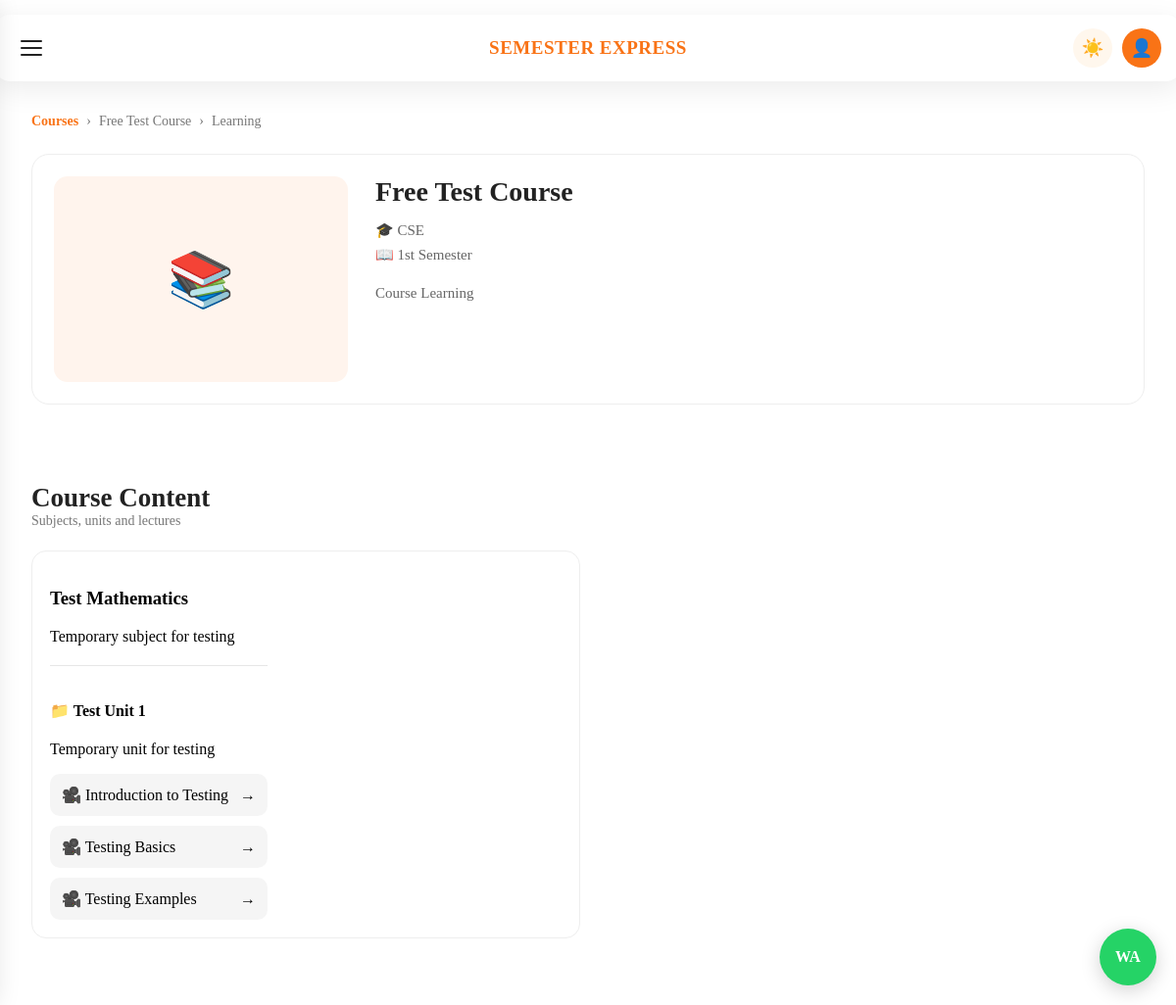
Page /courses/course/2/learn/ on the committed database.
### courses/models.py (models this page shows, shortened)
class Course(models.Model):
    collection = models.ForeignKey(
        Collection,
        on_delete=models.CASCADE,
        related_name="courses"
    )
    name = models.CharField(max_length=200)
    branch = models.CharField(
        max_length=150,
        blank=True
    )
    semester = models.CharField(
        max_length=50,
        blank=True
    )
    description = models.TextField(blank=True)
    image = models.ImageField(
        upload_to="courses/",
        blank=True,
        null=True
    )
    price = models.DecimalField(
        max_digits=10,
        decimal_places=2,
        default=0
    )
    original_price = models.DecimalField(
        max_digits=10,
        decimal_places=2,
        default=0
    )
    is_paid = models.BooleanField(default=True)
    is_active = models.BooleanField(default=True)
    created_at = models.DateTimeField(auto_now_add=True)
    class Meta:
        ordering = ["name"]

class Subject(models.Model):
    course = models.ForeignKey(
        Course,
        on_delete=models.CASCADE,
        related_name="subjects"
    )
    name = models.CharField(max_length=200)
    description = models.TextField(blank=True)
    order = models.PositiveIntegerField(default=0)
    is_active = models.BooleanField(default=True)
    class Meta:
        ordering = ["order", "name"]

class Unit(models.Model):
    subject = models.ForeignKey(
        Subject,
        on_delete=models.CASCADE,
        related_name="units"
    )
    name = models.CharField(max_length=200)
    description = models.TextField(blank=True)
    order = models.PositiveIntegerField(default=0)
    is_active = models.BooleanField(default=True)
    class Meta:
        ordering = ["order", "name"]

class Lecture(models.Model):
    unit = models.ForeignKey(
        Unit,
        on_delete=models.CASCADE,
        related_name="lectures"
    )
    title = models.CharField(max_length=200)
    description = models.TextField(blank=True)
    video_url = models.URLField(
        blank=True
    )
    order = models.PositiveIntegerField(default=0)
    is_published = models.BooleanField(default=False)
    created_at = models.DateTimeField(auto_now_add=True)
    class Meta:
        ordering = ["order", "title"]

### courses/views.py (the view)
def course_learning(request, course_id):
    course = get_object_or_404(
        Course,
        id=course_id,
        is_active=True
    )
    access_response = require_course_access(
        request,
        course
    )
    if access_response:
        return access_response
    subjects = Subject.objects.filter(
        course=course,
        is_active=True
    ).prefetch_related(
        Prefetch(
            "units",
            queryset=Unit.objects.filter(
                is_active=True
            ).prefetch_related(
                Prefetch(
                    "lectures",
                    queryset=Lecture.objects.filter(
                        is_published=True
                    )
                )
            )
        )
    )
    context = {
        "course": course,
        "subjects": subjects,
    }
    return render(
        request,
        "courses/course_learning.html",
        context
    )

### courses/views.py (called while the page is built, shortened)
def require_course_access(request, course):
    if not course.is_paid:
        return None

### templates/courses/course_learning.html (shortened to what this page needs)
{% load static %}
<!DOCTYPE html>
<html lang="en">
<head>
    <link rel="stylesheet" href="{% static 'css/style.css' %}">
    <link rel="stylesheet" href="{% static 'css/dashboard.css' %}">
    <link rel="stylesheet" href="{% static 'css/responsive.css' %}">
</head>
<body>
<header class="top-header">
    <button
        type="button"
        class="menu-btn"
        id="menuBtn"
    >
        <span></span>
        <span></span>
        <span></span>
    </button>
    <div class="logo">
        SEMESTER EXPRESS
    </div>
    <div class="header-right">
        <button
            type="button"
            class="theme-btn"
            id="themeBtn"
        >
        </button>
        <a
            href="{% url 'dashboard:profile' %}"
            class="profile-btn"
        >
            👤
        </a>
    </div>
</header>
    <main class="dashboard-main">
        <div class="breadcrumb">
            <a href="{% url 'courses:collections' %}">
                Courses
            </a>
            <span>›</span>
            <span>
                {{ course.name }}
            </span>
            <span>›</span>
            <span>
                Learning
            </span>
        </div>
        <section class="course-detail-header">
            <div class="course-detail-image">
                {% if course.image %}
                    <img
                        src="{{ course.image.url }}"
                        alt="{{ course.name }}"
                    >
                {% else %}
                    <div class="course-image-placeholder">
                        📚
                    </div>
                {% endif %}
            </div>
            <div class="course-detail-info">
                <h1>
                    {{ course.name }}
                </h1>
                {% if course.branch %}
                    <p>
                        🎓 {{ course.branch }}
                    </p>
                {% endif %}
                {% if course.semester %}
                    <p>
                        📖 {{ course.semester }}
                    </p>
                {% endif %}
                <p class="course-detail-description">
                    Course Learning
                </p>
            </div>
        </section>
        <section class="subjects-section">
            <div class="section-heading">
                <div>
                    <h2>
                        Course Content
                    </h2>
                    <p>
                        Subjects, units and lectures
                    </p>
                </div>
            </div>
            {% if subjects %}
                <div class="subject-grid">
                    {% for subject in subjects %}
                        <div class="subject-card">
                            <div>
                                <h3>
                                    {{ subject.name }}
                                </h3>
                                {% if subject.description %}
                                    <p>
                                        {{ subject.description }}
                                    </p>
                                {% endif %}
                                {% for unit in subject.units.all %}
                                    <div
                                        style="
                                            margin-top: 20px;
                                            padding-top: 15px;
                                            border-top: 1px solid rgba(128,128,128,0.2);
                                        "
                                    >
                                        <h4>
                                            📁 {{ unit.name }}
                                        </h4>
                                        {% if unit.description %}
                                            <p>
                                                {{ unit.description }}
                                            </p>
                                        {% endif %}
                                        {% for lecture in unit.lectures.all %}
                                            <a
                                                href="{% url 'courses:lecture_detail' lecture.id %}"
                                                style="
                                                    display: flex;
                                                    align-items: center;
                                                    justify-content: space-between;
                                                    gap: 12px;
                                                    margin-top: 10px;
                                                    padding: 12px;
                                                    border-radius: 10px;
                                                    text-decoration: none;
                                                    background: rgba(128,128,128,0.08);
                                                    color: inherit;
                                                "
                                            >
                                                <span>
                                                    🎥 {{ lecture.title }}
                                                </span>
                                                <span>
                                                    →
                                                </span>
                                            </a>
                                        {% empty %}
                                            <p style="margin-top: 10px;">
                                                No lectures available.
                                            </p>
                                        {% endfor %}
                                    </div>
                                {% empty %}
                                    <p style="margin-top: 15px;">
                                        No units available.
                                    </p>
                                {% endfor %}
                            </div>
                        </div>
                    {% endfor %}
                </div>
            {% endif %}
        </section>
    </main>
    <a
        href="https://chat.whatsapp.com/DHzkH2NvlEI9miAnLLJ3BN"
        class="whatsapp-button"
    >
    </a>
</body>
</html>

### static/css/style.css (style rules this page uses)
.course-image-placeholder { width: 100%; height: 100%; display: flex; align-items: center; justify-content: center; font-size: 55px; background: #fff4ed; }
.course-detail-header { display: grid; grid-template-columns: 300px 1fr; gap: 28px; background: #fff; border: 1px solid #eeeeee; border-radius: 18px; padding: 22px; margin-bottom: 30px; }
.course-detail-image { width: 100%; height: 210px; border-radius: 14px; overflow: hidden; background: #f5f5f5; }
.course-detail-info h1 { margin: 0 0 14px; font-size: 28px; color: #222; }
.course-detail-info > p { margin: 7px 0; color: #666; font-size: 15px; }
.course-detail-description { margin-top: 18px !important; line-height: 1.7; }
.subjects-section { margin-top: 10px; }
.section-heading { margin-bottom: 18px; }
.section-heading h2 { margin: 0 0 5px; font-size: 23px; color: #222; }
.section-heading p { margin: 0; color: #777; font-size: 14px; }
.subject-grid { display: grid; grid-template-columns: repeat(2, 1fr); gap: 16px; }
.subject-card { display: flex; align-items: center; gap: 15px; padding: 18px; background: #fff; border: 1px solid #eeeeee; border-radius: 15px; text-decoration: none; color: inherit; transition: 0.2s ease; }

### static/css/dashboard.css (style rules this page uses)
.top-header { position: fixed; top: 15px; left: 50%; transform: translateX(-50%); width: calc(100% - 30px); max-width: 1200px; height: 68px; background: #ffffff; border-radius: 18px; display: flex; align-items: center; justify-content: space-between; padding: 0 22px; box-shadow: 0 8px 30px rgba(0, 0, 0, 0.08); z-index: 100; }
.menu-btn { width: 42px; height: 42px; border: none; background: transparent; display: flex; flex-direction: column; justify-content: center; gap: 5px; cursor: pointer; }
.menu-btn span { display: block; width: 22px; height: 2px; background: #222; border-radius: 10px; }
.logo { position: absolute; left: 50%; transform: translateX(-50%); font-size: 19px; font-weight: 800; letter-spacing: 0.5px; color: #f97316; }
.header-right { display: flex; align-items: center; gap: 10px; }
.theme-btn { width: 40px; height: 40px; border: none; border-radius: 50%; background: #fff7ed; cursor: pointer; font-size: 18px; }
.profile-btn { width: 40px; height: 40px; border-radius: 50%; background: #f97316; color: white; display: flex; align-items: center; justify-content: center; text-decoration: none; font-size: 18px; }
.section-heading { display: flex; align-items: center; justify-content: space-between; margin-bottom: 22px; margin-top: 80px; }
.section-heading h2 { margin: 0; font-size: 27px; color: #222; }
.whatsapp-button { position: fixed; right: 20px; bottom: 20px; width: 58px; height: 58px; border-radius: 50%; background: #25D366; color: white; display: flex; align-items: center; justify-content: center; text-decoration: none; font-size: 0; box-shadow: 0 5px 20px rgba(0, 0, 0, 0.18); z-index: 900; }
.whatsapp-button::after { content: "WA"; font-size: 16px; font-weight: 700; }
.header-right { margin-left: auto; display: flex; align-items: center; gap: 10px; }
.dashboard-main { width: 100%; box-sizing: border-box; }
.dashboard-main { width: 100%; max-width: 1200px; margin: 0 auto; padding: 25px 24px 60px; box-sizing: border-box; }
.dashboard-main .breadcrumb { display: flex; align-items: center; flex-wrap: wrap; gap: 8px; margin-bottom: 22px; margin-top: 80px; color: #777; font-size: 14px; line-height: 1.6; }
.dashboard-main .breadcrumb a { color: #f97316; text-decoration: none; font-weight: 600; }

### rows in the picture
Course: name "Free Test Course", branch "CSE", semester "1st Semester"
Subject: name "Test Mathematics", description "Temporary subject for testing"
Unit: name "Test Unit 1", description "Temporary unit for testing"
Lecture: title "Introduction to Testing"
Lecture: title "Testing Basics"
Lecture: title "Testing Examples"
